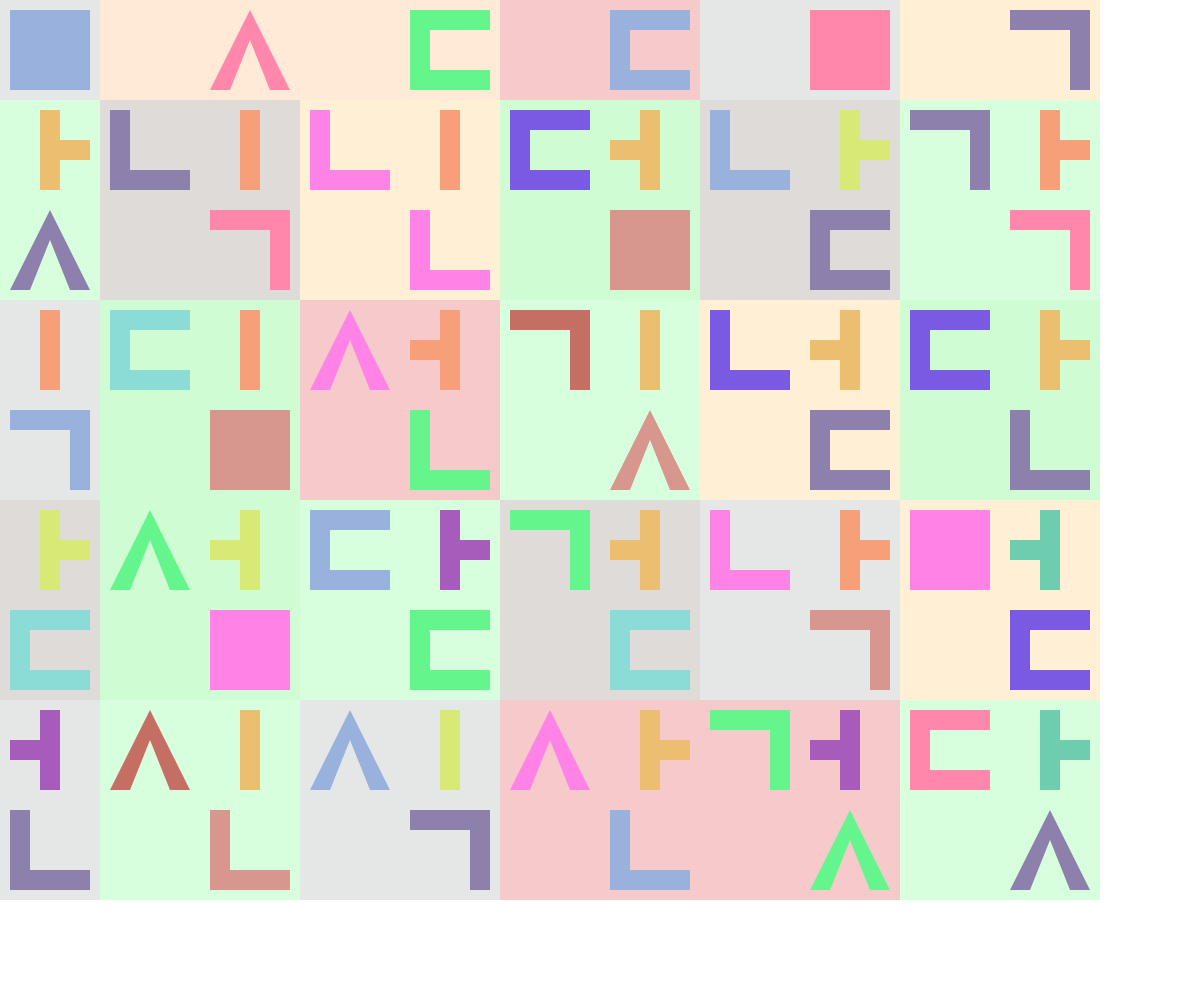
Frame 1 (no input)
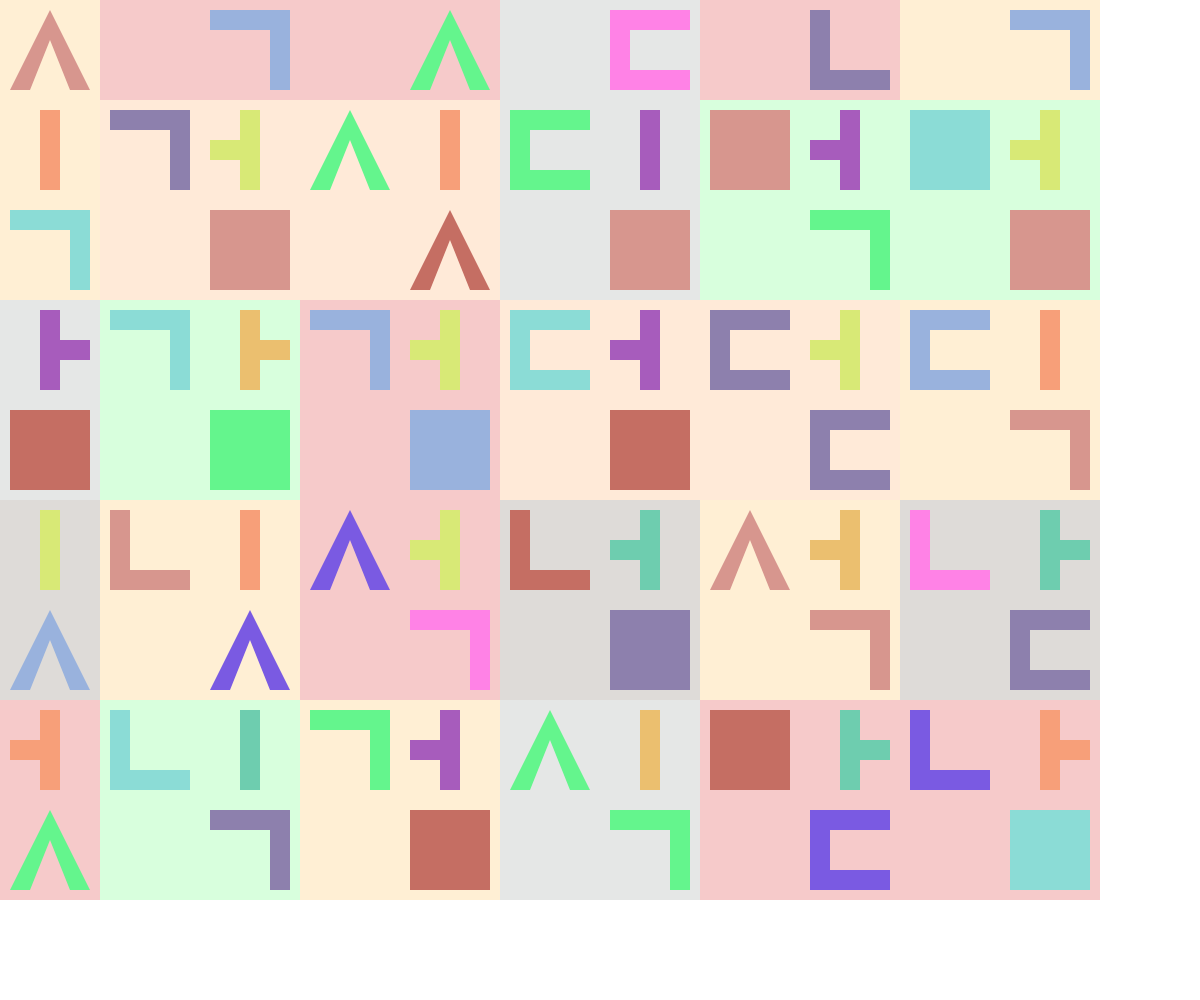
Frame 2 (the mouse pressed at the canvas centre, redrawn once)

The p5.js sketch that drew these frames (run headless with seeded random() and noise() and a simulated clock; the mouse was pressed at the canvas centre and the sketch redrawn once):

// p5.js sketch
// ── sketch.js
let JaeumCols = ['#64F58D', '#8bdcd6', '#99B2DD', '#8D80AD', '#c56e63', '#ff82e6', '#7a5ae2', '#FF87AB', '#d7968e'];
let MoeumCols = ["#a75cbc", "#6ecdaf", "#d8e976", "#ebbf6f", "#F79F79"];
let BackCols = ["#DEDBD8", "#D8FFDD", "#ffead8", "#cffcd3", "#ffefd4", '#E5E7E6', '#F6CACA'];

let wd = 200;
let cols, rows;

function setup() {
	createCanvas(windowWidth, windowHeight);
	noStroke();
	rectMode(CENTER);
	noLoop();

	cols = ceil(width / wd); //정확한 갯수는 높이/칸간격
	rows = ceil(height / wd);

	drawPattern();

	// for (let x = w / 2; x < width + 1000; x += w) {
	// 	for (let y = w / 2; y < height + 1000; y += w) {
	// 		drawRect(x, y, w);
	// 		drawPetals(x, y, w);
	// 	}
	// }
}

function mousePressed() {
	drawPattern();
}

function drawPattern() {
	for (let col = 0; col<cols; col++) {
		for (let row = 0; row <rows; row++) {
			let x = col*wd;
      let y = row * wd;
      drawRect(x,y,wd);
      drawTop(x,y,wd);
			drawMid(x, y, wd);
      drawBot(x, y, wd);
		}
	}
}


function drawRect(x, y, w) {
	push();
	translate(x, y);
	fill(random(BackCols));
	rect(0, 0, w);
	pop();

}


function drawTop(x, y, wd) {
	push();
	translate(x-wd/4, y-wd/4);
  let num = int(random(5));
  if (num == 4) {
    drawGiyeok(0, 0, wd/2);
  } else if (num == 3) {
    drawNieun(0, 0, wd/2);
  } else if (num == 2) {
    drawDigeud(0, 0, wd/2);
  } else if (num == 1) {
    drawMieum(0, 0, wd/2);
  }  else if (num == 0) {
      drawSiot(0, 0, wd/2);
    }
	pop();

}



function drawBot(x, y, wd) {
	push();
	translate(x + wd/4, y + wd/4);
  let num = int(random(5));
  if (num == 4) {
    drawGiyeok(0, 0, wd/2);
  } else if (num == 3) {
    drawNieun(0, 0, wd/2);
  } else if (num == 2) {
    drawDigeud(0, 0, wd/2);
  } else if (num == 1) {
    drawMieum(0, 0, wd/2);
  }  else  if (num == 0) {
      drawSiot(0, 0, wd/2);
    }
	pop();
}


function drawMid(x, y, wd) {
	push();
	translate(x + wd/4, y - wd/4);
  let num = int(random(3));
  if (num == 2) {
    drawAa(0, 0, wd/2);
  } else if (num == 1) {
    drawEo(0, 0, wd/2);
  } else if (num == 0) {
    drawIe(0, 0, wd/2);
  }
	pop();
}


function drawGiyeok(x, y, wd) {
		push();
		translate(x, y);
		fill(random(JaeumCols));
		beginShape();
		vertex(-wd/2+wd/10, -wd/2+wd/10);
    vertex(wd/2-wd/10, -wd/2+wd/10);
    vertex(wd/2-wd/10, wd/2-wd/10);
    vertex(wd/2-wd/10-wd/5, wd/2-wd/10);
    vertex(wd/2-wd/10-wd/5, wd/5+wd/10);
    vertex(wd/2-wd/10-wd/5, -wd/2+wd/10+wd/5);
    vertex(-wd/2+wd/10, -wd/2+wd/5+wd/10);
    endShape()
		pop();
	}

function drawNieun(x, y, wd) {
  push()
  translate(x, y);
  fill(random(JaeumCols))  
  rotate(PI)
	beginShape();
		vertex(-wd/2+wd/10, -wd/2+wd/10);
    vertex(wd/2-wd/10, -wd/2+wd/10);
    vertex(wd/2-wd/10, wd/2-wd/10);
    vertex(wd/2-wd/10-wd/5, wd/2-wd/10);
    vertex(wd/2-wd/10-wd/5, wd/5+wd/10);
    vertex(wd/2-wd/10-wd/5, -wd/2+wd/10+wd/5);
    vertex(-wd/2+wd/10, -wd/2+wd/5+wd/10);
    endShape()
    pop()
	}

function drawDigeud(x, y, wd) {
		push();
		translate(x, y);
		fill(random(JaeumCols));
		beginShape();
		vertex(-wd/2+wd/10, -wd/2+wd/10);
    vertex(wd/2-wd/10, -wd/2+wd/10);
    vertex(wd/2-wd/10, -wd/2+wd/10+wd/5);
    vertex(-wd/2+wd/10+wd/5, -wd/2+wd/10+wd/5);
    vertex(-wd/2+wd/10+wd/5, wd/2-wd/10-wd/5);
    vertex(wd/2-wd/10, wd/2-wd/10-wd/5);
    vertex(wd/2-wd/10, wd/2-wd/10);
    vertex(-wd/2+wd/10, wd/2-wd/10);
    endShape()
    pop();
	}

function drawMieum(x, y, wd) {
		push();
		translate(x, y);
		fill(random(JaeumCols));
		beginShape();
		vertex(-wd/2+wd/10, -wd/2+wd/10);
    vertex(wd/2-wd/10, -wd/2+wd/10);
    vertex(wd/2-wd/10, wd/2-wd/10);
    vertex(-wd/2+wd/10, wd/2-wd/10,);
    endShape()
    pop();
	}


  function drawSiot(x, y, wd) {
		push();
		translate(x, y);
		fill(random(JaeumCols));
		beginShape();
		vertex(0, -wd/2+wd/10);
    vertex(wd/2-wd/10, wd/2-wd/10);
    vertex(wd/2-wd/10-wd/5, wd/2-wd/10);
    vertex(0, -wd/2+wd/5+wd/5);
    vertex(-wd/2+wd/10+wd/5, wd/2-wd/10);
    vertex(-wd/2+wd/10, wd/2-wd/10);
    endShape();
    pop();
	}

  function drawIe(x, y, wd) {
		push();
		translate(x, y);
		fill(random(MoeumCols));
		beginShape();
		vertex(wd/10, -wd/2+wd/10);
    vertex(wd/10, wd/2-wd/10);
    vertex(-wd/10, wd/2-wd/10);
    vertex(-wd/10, -wd/2+wd/10);
    endShape();
    pop();
	}

    function drawEo(x, y, wd) {
		push();
		translate(x, y);
		fill(random(MoeumCols));
		beginShape();
		vertex(wd/10, -wd/2+wd/10);
    vertex(wd/10, wd/2-wd/10);
    vertex(-wd/10, wd/2-wd/10);
    vertex(-wd/10, -wd/2+wd/10);
    endShape()
    beginShape()
    vertex(-wd/10, wd/10);
    vertex(-wd/2+wd/10, wd/10);
    vertex(-wd/2+wd/10, -wd/10);
    vertex(-wd/10, -wd/10);
    endShape();
    pop();
	}

    function drawAa(x, y, wd) {
		push();
		translate(x, y);
		fill(random(MoeumCols));
		beginShape();
		vertex(wd/10, -wd/2+wd/10);
    vertex(wd/10, -wd/10);
    vertex(+wd/2-wd/10, -wd/10);
    vertex(+wd/2-wd/10, +wd/10);
    vertex(wd/10, wd/10);
    vertex(wd/10, wd/2-wd/10);
    vertex(-wd/10, wd/2-wd/10);
    vertex(-wd/10, wd/2-wd/10);
    vertex(-wd/10, -wd/2+wd/10);
    endShape();
    pop();
	}



function draw() {

}

function windowResized() {
	resizeCanvas(windowWidth, windowHeight);

	cols = ceil(width / wd) + 1;
	rows = ceil(height / wd) + 1;

	drawPattern();

}
